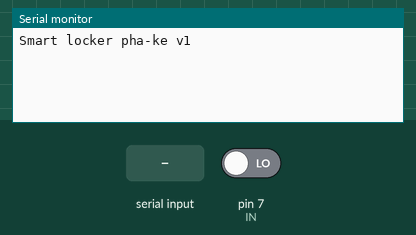
Bench run of a sketch on a simulated Arduino Uno, built with avr-gcc and run on an emulated ATmega328P. Shown: the last lines printed to the serial monitor. The inputs (shaded band) are chosen by the test bench; at power-on: pin 7 (IN) LOW.

Above: at 1.2 s.
1.3 s: "," received over Serial
At 4.0 s:
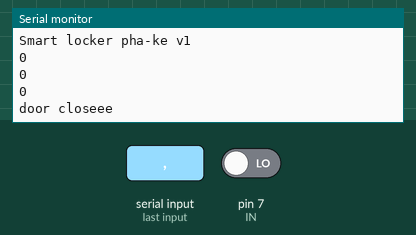
4.3 s: "90,45,200\n" received over Serial
5.8 s: "1,90,45\n" received over Serial
At 8.9 s:
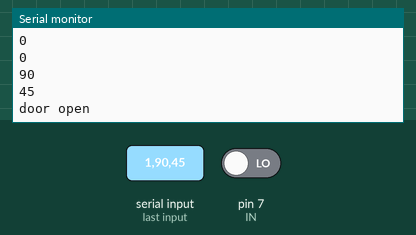
Timing chart, 0 to 10.4 s (numbered marks = the images above; inputs shaded):
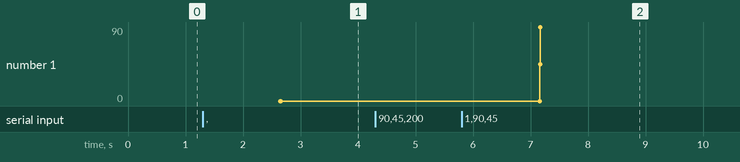

Measured:
- after the input at 1.3 s, the serial monitor: prints a new line after 1.4 s (image 1)
- after the input at 5.8 s, the serial monitor: prints a new line after 1.7 s (image 2)

The sketch:

01_codeBit_n_165.ino.ino
```cpp
#define CLK     9
#define LATCH   8
#define IN      7

#define maxDrawer  2

#define lock_sts_bit     (1<<0)
#define light_sts_bit     (1<<4)
#define ir_sts_bit        (1<<7)
String state="";
String cmd="";
int drawerId=0;
typedef struct{
  u8 ctrl;
  u8 look;
  }kkk;
kkk DrawerCtrl[maxDrawer]={0,0,0,0};

void setup() {
  // put your setup code here, to run once:
Serial.begin(9600);
pinMode(CLK,OUTPUT);
pinMode(LATCH,OUTPUT);
pinMode(IN,INPUT);
Serial.print("Smart locker pha-ke v1");
Serial.println("");
}
//-----------------------------nhận và xử lý dữ liệu-----------------------------------------------------------------------
void split_string(String state, String &cmd,int &drawerId){
  int dem=0;
  String temp_cmd="";
  String temp_drawerId="";
  for(int i=0; i<state.length();i++){
    //while(state[i]!='\0'){
      if(state[i]==','){
        dem++;
        }else{
          if(dem==0){
          temp_cmd+=state[i];
         }else if(dem==1){
          temp_drawerId+=state[i];
         }else if(dem==2){
          break;
          }

          }
       }
   // }
    cmd=temp_cmd;
    drawerId=temp_drawerId.toInt();
    dem=0;

  }
//-----------------------------read 165------------------------------------------------------------------------------------
void read_1_165(u8 &value){
  u8 temp=0;
  value=0;
  for(int i=7;i>=0;i--){
    digitalWrite(CLK,LOW);
    temp=digitalRead(IN);
    value|=temp<<i;
    delay(10);
    digitalWrite(CLK,HIGH);
    delay(10);
    }
    //Serial.println(value);
}
void read_n_165(){
   digitalWrite(LATCH,HIGH);
  delay(10);
  digitalWrite(LATCH,LOW);
  delay(10);
  digitalWrite(LATCH,HIGH);
  delay(10);
  for(int i=maxDrawer-1;i>=0;i--){
    read_1_165(DrawerCtrl[i].look);
    }
}
//-------------------------------------------- hàm đọc trạng thái bit----------------------------------
bool lock_look(int drawerId){
  read_n_165();
  return DrawerCtrl[drawerId].look & lock_sts_bit? true:false;
  }
//--------------------------------------------main---------------------------------------------------
void loop() {
  // put your main code here, to run repeatedly:
  if(Serial.available()){
      state=Serial.readString();
  read_n_165();
  Serial.println(DrawerCtrl[0].look);
  Serial.println(DrawerCtrl[1].look);
  split_string(state,cmd,drawerId);
  Serial.println(cmd);
  Serial.println(drawerId);
  if(lock_look(drawerId)) Serial.println("door open");
    else Serial.println("door closeee");
  delay(2000);
    }

}
```
